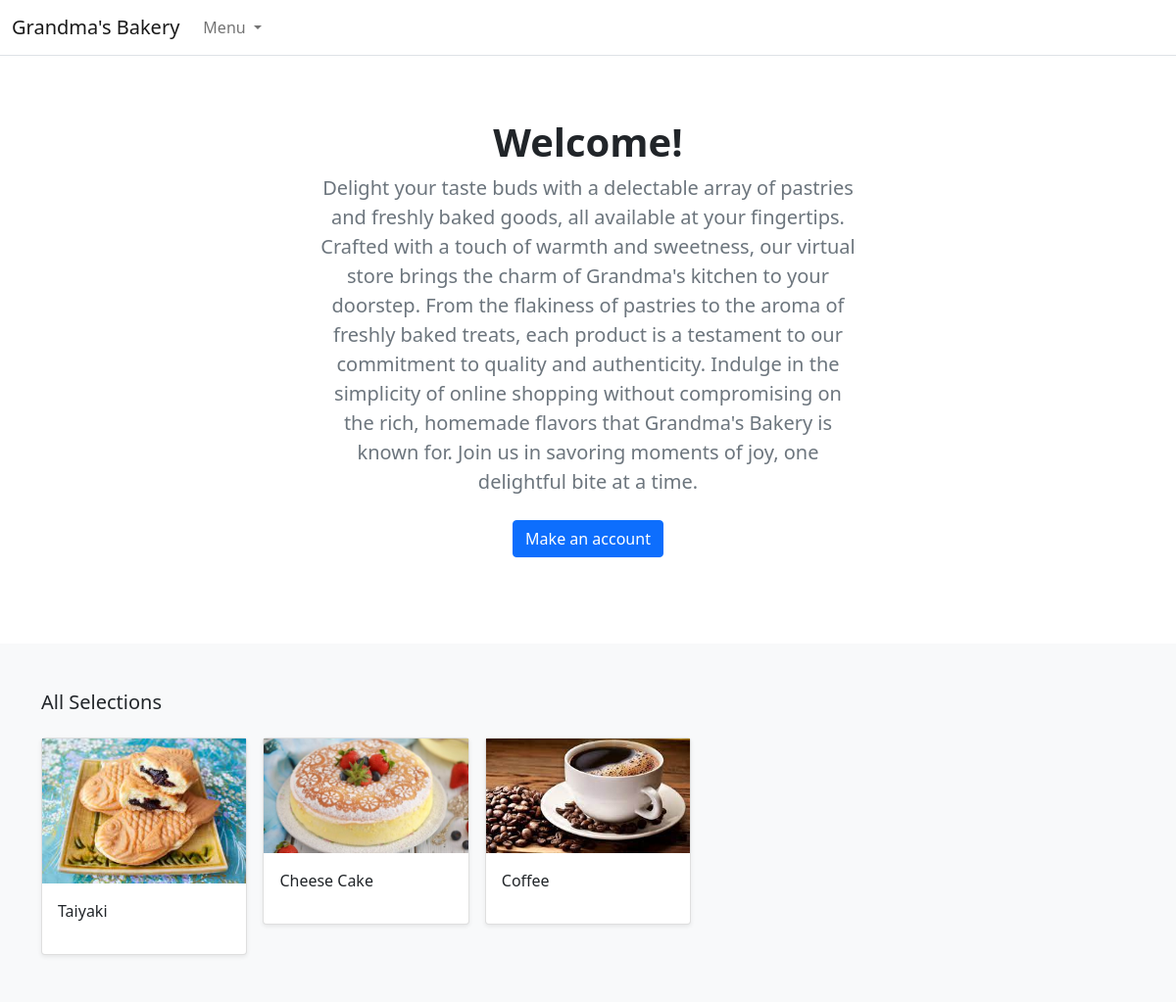
The page / on the database its author committed.
### store/models.py (models this page shows, shortened)
class Product(models.Model):
    category = models.ForeignKey(Category,related_name='product',on_delete=models.CASCADE)
    created_by = models.ForeignKey(User, on_delete=models.CASCADE, related_name='product_creator')
    name = models.CharField(max_length=255)
    description = models.TextField(blank=True)
    image = models.ImageField(upload_to='images/')
    slug = models.SlugField(max_length=255)
    price = models.DecimalField(max_digits=4, decimal_places=2)
    in_stock = models.BooleanField(default=True)
    is_active = models.BooleanField(default=True)
    created = models.DateTimeField(auto_now_add=True)
    updated = models.DateTimeField(auto_now=True)
    objects = models.Manager()
    products = ProductManager()
    class Meta:
        verbose_name_plural = 'Products'
        ordering = ('-created',)
    def get_absolute_url(self):
        return reverse("store:product_detail",args=[self.slug])

### store/views.py (the view)
# urls.py: path('', views.all_products, name='all_products'),
def all_products(request):
    products=Product.products.all()
    return render(request, 'store/home.html',{'products': products})

### store/context_processors.py (called while the page is built)
def categories(request):
    return {
        'categories': Category.objects.all()
    }

### store/models.py (called while the page is built)
    def get_queryset(self):
        return super(ProductManager,self).get_queryset().filter(is_active=True)

    def get_absolute_url(self):
        return reverse("store:category_list", args=[self.slug])

### templates/store/home.html (shortened to what this page needs)
{% extends "./base.html" %}
{% load static %}
{% block content %}
<main>
  <section class="py-5 text-center container">
    <div class="row py-lg-3">
      <div class="col-lg-6 col-md-8 mx-auto">
        <h1 class="h1 fw-bold">Welcome!</h1>
        <p class="lead text-muted"> Delight your taste buds with a delectable array of pastries and freshly baked goods, all available at your fingertips. Crafted with a touch of warmth and sweetness, our virtual store brings the charm of Grandma's kitchen to your doorstep. From the flakiness of pastries to the aroma of freshly baked treats, each product is a testament to our commitment to quality and authenticity. Indulge in the simplicity of online shopping without compromising on the rich, homemade flavors that Grandma's Bakery is known for. Join us in savoring moments of joy, one delightful bite at a time.</p>
        <p>
          <a href="#" class="btn btn-primary my-2">Make an account</a>
        </p>
      </div>
    </div>
  </section>
  <div class="album py-5 bg-light">
    <div class="container">
      <div class="pb-3 h5">All Selections</div>
      <div class="row row-cols-1 row-cols-sm-2 row-cols-md-5 g-3">
        {% for product in products %}
        <div class="col">
          <div class="card shadow-sm">
            <img class="img-fluid" alt="Responsive image" src="{{ product.image.url }}">
            <div class="card-body">
              <p class="card-text">
                <a class="text-dark text-decoration-none" href="{{ product.get_absolute_url }}">{{ product.name }}</a>
              </p>
            </div>
          </div>
        </div>
        {% endfor %}
      </div>
    </div>
  </div>
</main>
{% endblock %}

### rows shown on the page
Product: image (picture), name "Taiyaki"
Product: image (picture), name "Cheese Cake"
Product: image (picture), name "Coffee"
